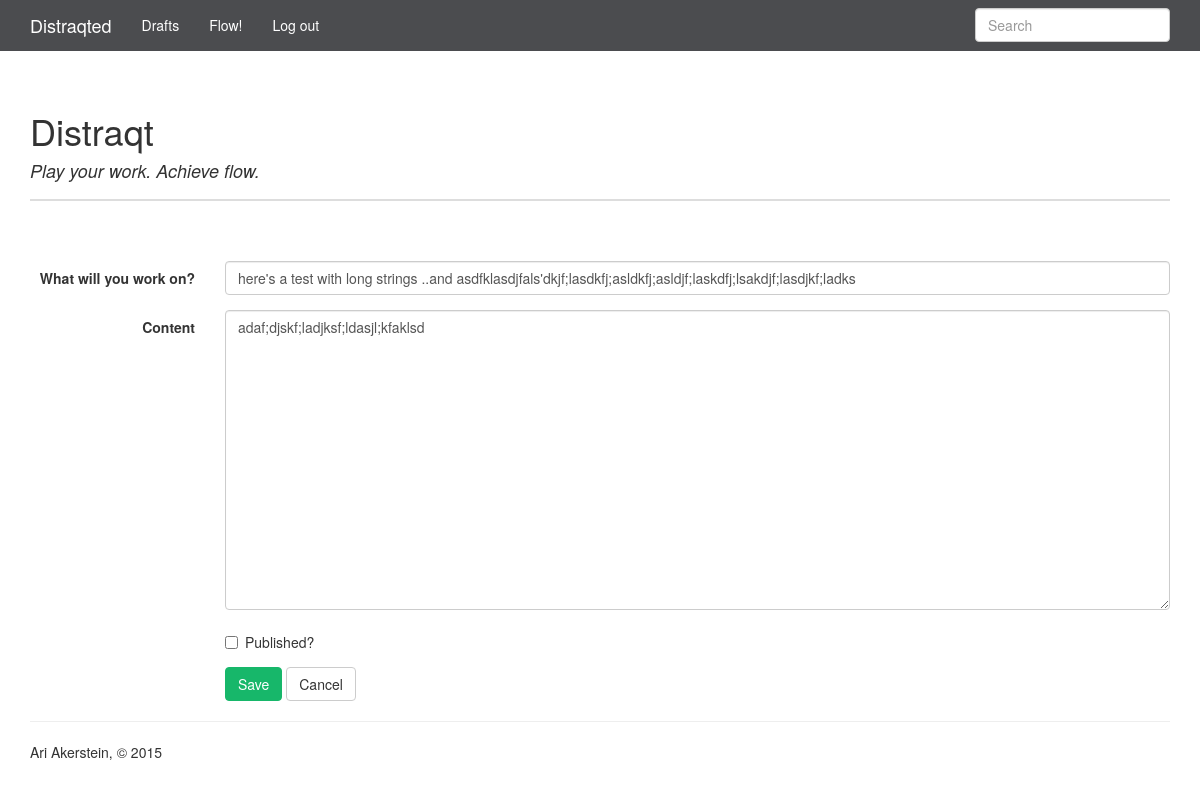
The page /here-s-a-test-with-long-strings-and-asdfklasdjfals-dkjf-lasdkfj-asldkfj-asldjf-laskdfj-lsakdjf-lasdjkf-ladks/edit/ (signed in) on the database its author committed.
### app.py (models this page shows, shortened)
class Entry(flask_db.Model):
    title = CharField()
    slug = CharField(unique=True)
    content = TextField()
    published = BooleanField(index=True)
    timestamp = DateTimeField(default=datetime.datetime.now, index=True)

### app.py (the view, shortened to what this page needs)
@app.route('/<slug>/edit/', methods=['GET', 'POST'])
@login_required
def edit(slug):
    entry = get_object_or_404(Entry, Entry.slug == slug)
    return render_template('edit.html', entry=entry)

### app.py (called while the page is built)
def login_required(fn):
    @functools.wraps(fn)
    def inner(*args, **kwargs):
        if session.get('logged_in'):
            return fn(*args, **kwargs)
        return redirect(url_for('login', next=request.path))
    return inner

### templates/edit.html (shortened to what this page needs)
{% extends "base.html" %}
{% block content %}
  <form action="{{ url_for('edit', slug=entry.slug) }}" class="form-horizontal" method="post">
    <div class="form-group">
      <label for="title" class="col-sm-2 control-label">What will you work on?</label>
      <div class="col-sm-10">
        <input class="form-control" id="title" name="title" type="text" value="{{ request.form.get('title', entry.title) }}">
      </div>
    </div>
    <div class="form-group">
      <label for="Content" class="col-sm-2 control-label">Content</label>
      <div class="col-sm-10">
        <textarea class="form-control" id="content" name="content" style="height: 300px;">{{ request.form.get('content', entry.content) }}</textarea>
      </div>
    </div>
    <div class="form-group">
      <div class="col-sm-offset-2 col-sm-10">
        <div class="checkbox">
          <label>
            <input {% if entry.published %}checked="checked" {% endif %}name="published" type="checkbox" value="y"> Published?
          </label>
        </div>
      </div>
    </div>
    <div class="form-group">
      <div class="col-sm-offset-2 col-sm-10">
        <button class="btn btn-primary" type="submit">Save</button>
        <a class="btn btn-default" href="{{ url_for('index') }}">Cancel</a>
      </div>
    </div>
  </form>
{% endblock %}

### rows shown on the page
Entry: title "here's a test with long strings ..and asdfklasdjfals'dkjf;lasdkfj;asldkfj;asldjf;laskdfj;lsakdjf;lasdjkf;ladks", content "adaf;djskf;ladjksf;ldasjl;kfaklsd"
